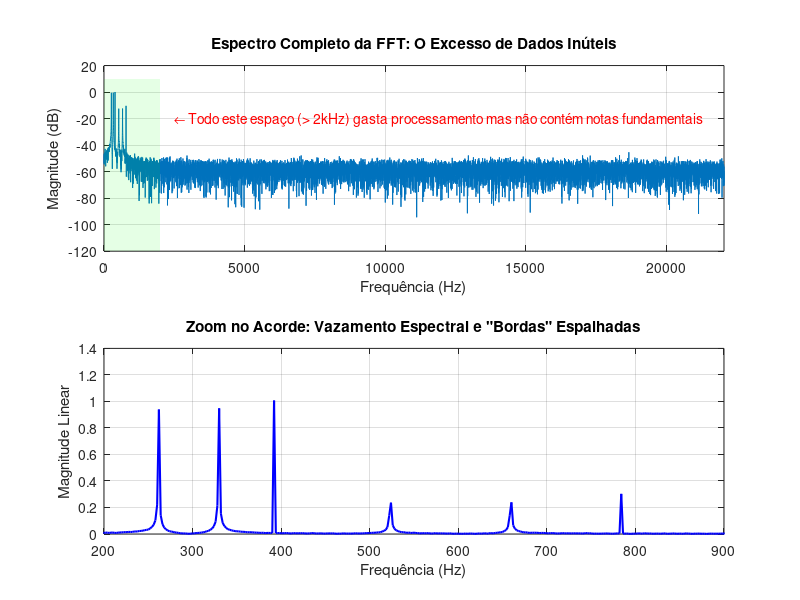

This figure's MATLAB source: (Note: this script raises an error after producing the figure.)
% =========================================================================
% Demonstração: Limitações da FFT para Identificação de Acordes
% =========================================================================

% 1. Parâmetros do Sinal
fs = 44100;             % Taxa de amostragem padrão de áudio (Hz)
duracao = 0.5;          % Duração de meio segundo
t = 0:1/fs:duracao-1/fs; % Vetor de tempo
N = length(t);          % Número de amostras

% 2. Frequências do Acorde de Dó Maior (C4, E4, G4)
% Valores exatos que raramente caem perfeitamente nos "bins" da FFT
f_C4 = 261.63;
f_E4 = 329.63;
f_G4 = 392.00;

% Gerando as ondas com uma leve componente harmônica para realismo
C4 = sin(2*pi*f_C4*t) + 0.3*sin(2*pi*2*f_C4*t);
E4 = sin(2*pi*f_E4*t) + 0.3*sin(2*pi*2*f_E4*t);
G4 = sin(2*pi*f_G4*t) + 0.3*sin(2*pi*2*f_G4*t);

% Acorde final (soma das notas) + ruído branco para simular sinal real
acorde = C4 + E4 + G4;
acorde = acorde + 0.1 * randn(size(t));

% 3. Cálculo da FFT
Y = fft(acorde);
P2 = abs(Y/N);          % Espectro bilateral
P1 = P2(1:floor(N/2)+1); % Espectro unilateral
P1(2:end-1) = 2*P1(2:end-1);

% Eixo de frequências da FFT (Linear)
f_fft = fs*(0:(N/2))/N; 

% 4. Geração dos Gráficos
figure('Name', 'FFT em Acordes Musicais', 'Position', [100, 100, 900, 600]);

% Gráfico 1: O problema dos "Dados Inúteis" (Escala Linear)
subplot(2,1,1);
plot(f_fft, 20*log10(P1 + 1e-6)); % Plot em dB para melhor visualização
title('Espectro Completo da FFT: O Excesso de Dados Inúteis');
xlabel('Frequência (Hz)');
ylabel('Magnitude (dB)');
xlim([0 fs/2]); % Mostra até 22.050 Hz
grid on;
hold on;
% Destacando a região útil para a transcrição
patch([0 2000 2000 0], [-120 -120 10 10], 'g', 'FaceAlpha', 0.1, 'EdgeColor', 'none');
text(2500, -20, '\leftarrow Todo este espaço (> 2kHz) gasta processamento mas não contém notas fundamentais', 'FontSize', 10, 'Color', 'r');
hold off;

% Gráfico 2: O problema do Vazamento Espectral e Resolução
subplot(2,1,2);
plot(f_fft, P1, 'b', 'LineWidth', 1.5);
title('Zoom no Acorde: Vazamento Espectral e "Bordas" Espalhadas');
xlabel('Frequência (Hz)');
ylabel('Magnitude Linear');
xlim([200 900]); % Focando onde as notas estão
grid on;
hold on;

% Linhas indicando onde a energia *deveria* estar exatamente
xline(f_C4, 'r--', 'C4 (261.63 Hz)', 'LabelVerticalAlignment', 'bottom');
xline(f_E4, 'r--', 'E4 (329.63 Hz)', 'LabelVerticalAlignment', 'bottom');
xline(f_G4, 'r--', 'G4 (392.00 Hz)', 'LabelVerticalAlignment', 'bottom');

% Adicionando anotação sobre o vazamento
text(450, max(P1)*0.8, 'Note que as bases dos picos são largas (Vazamento).', 'FontSize', 10);
text(450, max(P1)*0.7, 'A energia da nota espalha para os "bins" vizinhos da FFT.', 'FontSize', 10);
hold off;
